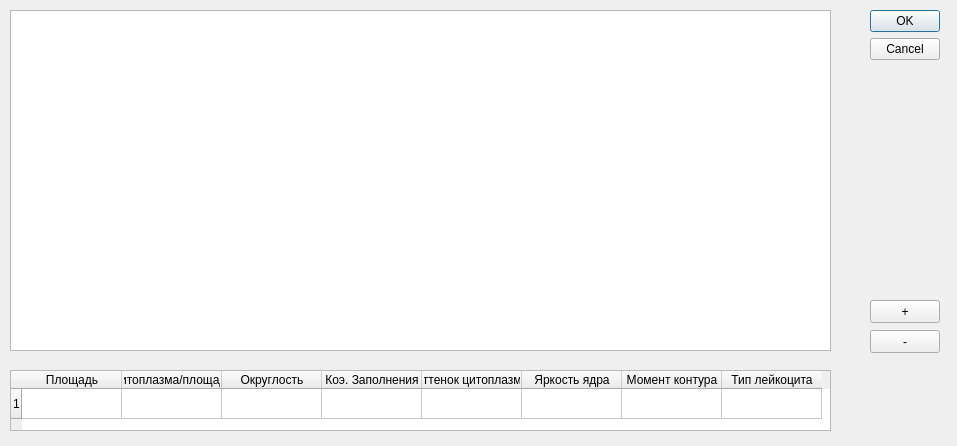
<?xml version="1.0" encoding="UTF-8"?>
<ui version="4.0">
 <class>CellsLocation</class>
 <widget class="QDialog" name="CellsLocation">
  <property name="geometry">
   <rect>
    <x>0</x>
    <y>0</y>
    <width>957</width>
    <height>446</height>
   </rect>
  </property>
  <property name="windowTitle">
   <string>Расположение распознанных клеток</string>
  </property>
  <widget class="QDialogButtonBox" name="buttonBox">
   <property name="geometry">
    <rect>
     <x>870</x>
     <y>10</y>
     <width>70</width>
     <height>291</height>
    </rect>
   </property>
   <property name="orientation">
    <enum>Qt::Vertical</enum>
   </property>
   <property name="standardButtons">
    <set>QDialogButtonBox::Cancel|QDialogButtonBox::Ok</set>
   </property>
  </widget>
  <widget class="QGraphicsView" name="graphicsView">
   <property name="geometry">
    <rect>
     <x>10</x>
     <y>10</y>
     <width>821</width>
     <height>341</height>
    </rect>
   </property>
  </widget>
  <widget class="QPushButton" name="pushButton">
   <property name="geometry">
    <rect>
     <x>870</x>
     <y>300</y>
     <width>70</width>
     <height>23</height>
    </rect>
   </property>
   <property name="text">
    <string>+</string>
   </property>
  </widget>
  <widget class="QPushButton" name="pushButton_2">
   <property name="geometry">
    <rect>
     <x>870</x>
     <y>330</y>
     <width>70</width>
     <height>23</height>
    </rect>
   </property>
   <property name="text">
    <string>-</string>
   </property>
  </widget>
  <widget class="QTableWidget" name="tableWidget">
   <property name="geometry">
    <rect>
     <x>10</x>
     <y>370</y>
     <width>821</width>
     <height>61</height>
    </rect>
   </property>
   <row>
    <property name="text">
     <string>1</string>
    </property>
   </row>
   <column>
    <property name="text">
     <string>Площадь</string>
    </property>
   </column>
   <column>
    <property name="text">
     <string>Цитоплазма/площадь</string>
    </property>
   </column>
   <column>
    <property name="text">
     <string>Округлость</string>
    </property>
   </column>
   <column>
    <property name="text">
     <string>Коэ. Заполнения</string>
    </property>
   </column>
   <column>
    <property name="text">
     <string>Оттенок цитоплазмы</string>
    </property>
   </column>
   <column>
    <property name="text">
     <string>Яркость ядра</string>
    </property>
   </column>
   <column>
    <property name="text">
     <string>Момент контура</string>
    </property>
   </column>
   <column>
    <property name="text">
     <string>Тип лейкоцита</string>
    </property>
   </column>
   <item row="0" column="0">
    <property name="text">
     <string/>
    </property>
   </item>
   <item row="0" column="1">
    <property name="text">
     <string/>
    </property>
   </item>
   <item row="0" column="2">
    <property name="text">
     <string/>
    </property>
   </item>
   <item row="0" column="3">
    <property name="text">
     <string/>
    </property>
   </item>
   <item row="0" column="4">
    <property name="text">
     <string/>
    </property>
   </item>
   <item row="0" column="5">
    <property name="text">
     <string/>
    </property>
   </item>
   <item row="0" column="6">
    <property name="text">
     <string/>
    </property>
   </item>
   <item row="0" column="7">
    <property name="text">
     <string/>
    </property>
   </item>
  </widget>
 </widget>
 <resources/>
 <connections>
  <connection>
   <sender>buttonBox</sender>
   <signal>accepted()</signal>
   <receiver>CellsLocation</receiver>
   <slot>accept()</slot>
   <hints>
    <hint type="sourcelabel">
     <x>248</x>
     <y>254</y>
    </hint>
    <hint type="destinationlabel">
     <x>157</x>
     <y>274</y>
    </hint>
   </hints>
  </connection>
  <connection>
   <sender>buttonBox</sender>
   <signal>rejected()</signal>
   <receiver>CellsLocation</receiver>
   <slot>reject()</slot>
   <hints>
    <hint type="sourcelabel">
     <x>316</x>
     <y>260</y>
    </hint>
    <hint type="destinationlabel">
     <x>286</x>
     <y>274</y>
    </hint>
   </hints>
  </connection>
 </connections>
</ui>
